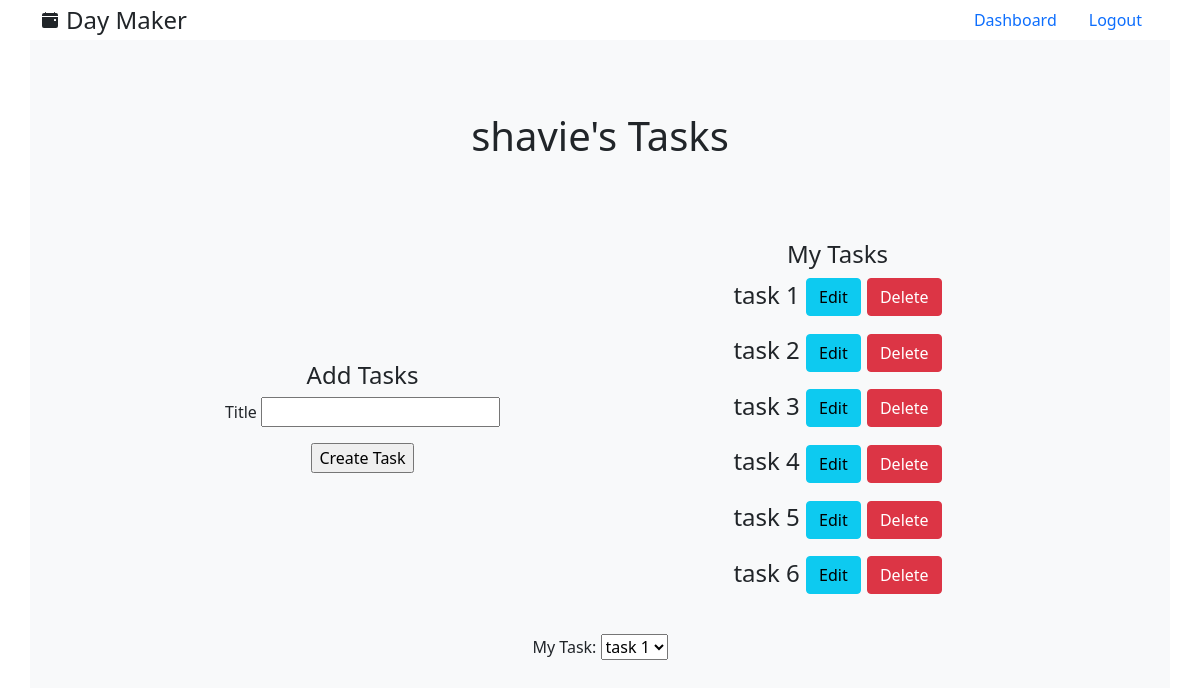
The page /tasks (signed in) on the database its author committed.
### models.py (models this page shows, shortened)
class User(UserMixin, db.Model):
    id = db.Column(db.Integer, primary_key = True)
    username = db.Column(db.String(30), unique = True, index = True)
    email = db.Column(db.String(64), index=True, unique=True)
    password = db.Column(db.String(128))
    schedules = db.relationship('Schedule', backref='user', lazy='dynamic', cascade='all, delete, delete-orphan')
    templates = db.relationship('Template', backref='user', lazy='dynamic', cascade='all, delete, delete-orphan')
    tasks = db.relationship('Task', backref='user', lazy='dynamic', cascade='all, delete, delete-orphan')

class Task(db.Model):
    id = db.Column(db.Integer, primary_key = True)
    title = db.Column(db.String(50), index = True)
    user_id = db.Column(db.Integer, db.ForeignKey('user.id'))
    todos = db.relationship('Todo', lazy='dynamic', cascade='all, delete, delete-orphan')

### routes.py (the view)
@app.route('/tasks', methods=['GET', 'POST'])
@login_required
def tasks():
    form = TaskForm()
    if form.validate_on_submit():
      task = Task(title=form.title.data, user_id=current_user.id)
      db.session.add(task)
      db.session.commit()
      flash('Title successfully added')
      return redirect(url_for('tasks'))
    return render_template('view_tasks.html', form=form)

### forms.py
class TaskForm(FlaskForm):
  title = StringField("Title", validators=[DataRequired()])
  submit = SubmitField("Create Task")

### routes.py (called while the page is built)
@login_manager.user_loader
def load_user(id):
    return User.query.get(int(id))

### templates/view_tasks.html (shortened to what this page needs)
{% extends 'base.html' %}
{% block content %}
    <div class="container h-100 bg-light">
        <div class="row justify-content-center align-items-center h-25">
            <div class="col-6 text-center">
                <h1>{{current_user.username}}'s Tasks</h1>
            </div>
        </div>
        <div class="row justify-content-center align-items-center mb-4">
            <div class="col-5 text-center">
                <h4>Add Tasks</h4>
                <form action="/tasks" method="POST">
                    <p>
                        {{ form.title.label }}
                        {{ form.title()}}
                    </p>
                    <p> {{ form.submit() }} </p>
                </form>
            </div>
            <div class="col-5 text-center">
                <h4>My Tasks</h4>
                {% for task in current_user.tasks %}
                <p class="fs-4">{{ task.title }}</h4>
                <a href="{{ url_for('edit_task', task_title=task.title) }}" class="btn btn-info">Edit</a>
                <a href="{{ url_for('delete_task', task_title=task.title) }}" class="btn btn-danger">Delete</a>
                {% endfor %}
            </div>
        </div>
        <div class="row justify-content-center align-items-center mb-4">
            <div class="col-6 text-center">
                <label for="cars">My Task:</label>
                <select name="cars" id="cars">
                  {% for task in current_user.tasks %}
                  <option value="{{ task.title }}">{{ task.title }}</option>
                  {% endfor %}
                </select>
            </div>
        </div>
    </div>
{% endblock %}

### static/styles.css (style rules this page uses)
html, body { height: 100%; }

### rows shown on the page
User: username "shavie"
Task: title "task 1"
Task: title "task 2"
Task: title "task 3"
Task: title "task 4"
Task: title "task 5"
Task: title "task 6"

### other values the page prints
form field cars "task 1"
